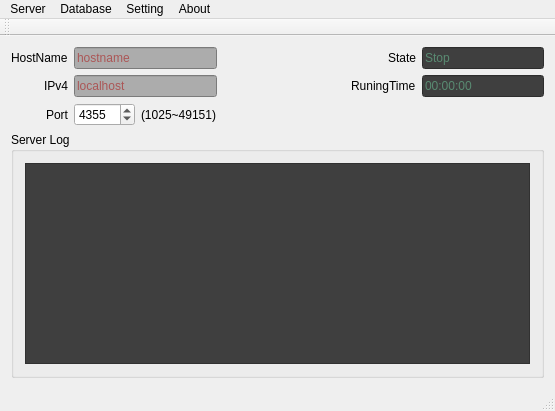
<?xml version="1.0" encoding="UTF-8"?>
<ui version="4.0">
 <class>MainWindow</class>
 <widget class="QMainWindow" name="MainWindow">
  <property name="geometry">
   <rect>
    <x>0</x>
    <y>0</y>
    <width>555</width>
    <height>411</height>
   </rect>
  </property>
  <property name="windowTitle">
   <string>MainWindow</string>
  </property>
  <property name="styleSheet">
   <string notr="true">font: 75 11pt &quot;Arial&quot;;</string>
  </property>
  <widget class="QWidget" name="centralWidget">
   <layout class="QGridLayout" name="gridLayout">
    <item row="0" column="0">
     <widget class="QLabel" name="labelHostname">
      <property name="text">
       <string>HostName</string>
      </property>
     </widget>
    </item>
    <item row="0" column="1" colspan="2">
     <widget class="QLineEdit" name="lineEditHostname">
      <property name="styleSheet">
       <string notr="true">background-color: rgb(172, 172, 172);
color: rgb(170, 0, 0);</string>
      </property>
      <property name="readOnly">
       <bool>true</bool>
      </property>
      <property name="placeholderText">
       <string>hostname</string>
      </property>
     </widget>
    </item>
    <item row="0" column="3">
     <spacer name="horizontalSpacer_4">
      <property name="orientation">
       <enum>Qt::Horizontal</enum>
      </property>
      <property name="sizeHint" stdset="0">
       <size>
        <width>73</width>
        <height>13</height>
       </size>
      </property>
     </spacer>
    </item>
    <item row="0" column="4">
     <widget class="QLabel" name="labelState">
      <property name="text">
       <string>State</string>
      </property>
      <property name="alignment">
       <set>Qt::AlignRight|Qt::AlignTrailing|Qt::AlignVCenter</set>
      </property>
     </widget>
    </item>
    <item row="0" column="5">
     <widget class="QLineEdit" name="lineEditState">
      <property name="acceptDrops">
       <bool>true</bool>
      </property>
      <property name="styleSheet">
       <string notr="true">background-color: #3F3F3F;
color: #72D5A3;</string>
      </property>
      <property name="text">
       <string/>
      </property>
      <property name="readOnly">
       <bool>true</bool>
      </property>
      <property name="placeholderText">
       <string>Stop</string>
      </property>
      <property name="cursorMoveStyle">
       <enum>Qt::LogicalMoveStyle</enum>
      </property>
      <property name="clearButtonEnabled">
       <bool>false</bool>
      </property>
     </widget>
    </item>
    <item row="1" column="0">
     <widget class="QLabel" name="labelIPv4">
      <property name="text">
       <string>IPv4</string>
      </property>
      <property name="alignment">
       <set>Qt::AlignRight|Qt::AlignTrailing|Qt::AlignVCenter</set>
      </property>
     </widget>
    </item>
    <item row="1" column="1" colspan="2">
     <widget class="QLineEdit" name="lineEditIPv4">
      <property name="styleSheet">
       <string notr="true">background-color: rgb(172, 172, 172);
color: rgb(170, 0, 0);</string>
      </property>
      <property name="readOnly">
       <bool>true</bool>
      </property>
      <property name="placeholderText">
       <string>localhost</string>
      </property>
     </widget>
    </item>
    <item row="1" column="3">
     <spacer name="horizontalSpacer_3">
      <property name="orientation">
       <enum>Qt::Horizontal</enum>
      </property>
      <property name="sizeHint" stdset="0">
       <size>
        <width>73</width>
        <height>17</height>
       </size>
      </property>
     </spacer>
    </item>
    <item row="1" column="4">
     <widget class="QLabel" name="labelRunningTime">
      <property name="text">
       <string>RuningTime</string>
      </property>
     </widget>
    </item>
    <item row="1" column="5">
     <widget class="QLineEdit" name="lineEditRunningTime">
      <property name="mouseTracking">
       <bool>true</bool>
      </property>
      <property name="acceptDrops">
       <bool>true</bool>
      </property>
      <property name="styleSheet">
       <string notr="true">background-color: #3F3F3F;
color: #72D5A3;</string>
      </property>
      <property name="text">
       <string/>
      </property>
      <property name="readOnly">
       <bool>true</bool>
      </property>
      <property name="placeholderText">
       <string>00:00:00</string>
      </property>
      <property name="cursorMoveStyle">
       <enum>Qt::VisualMoveStyle</enum>
      </property>
      <property name="clearButtonEnabled">
       <bool>false</bool>
      </property>
     </widget>
    </item>
    <item row="2" column="0">
     <widget class="QLabel" name="labelPort">
      <property name="text">
       <string>Port</string>
      </property>
      <property name="alignment">
       <set>Qt::AlignRight|Qt::AlignTrailing|Qt::AlignVCenter</set>
      </property>
     </widget>
    </item>
    <item row="2" column="1">
     <widget class="QSpinBox" name="spinBoxPort">
      <property name="styleSheet">
       <string notr="true"/>
      </property>
      <property name="buttonSymbols">
       <enum>QAbstractSpinBox::UpDownArrows</enum>
      </property>
      <property name="suffix">
       <string/>
      </property>
      <property name="minimum">
       <number>1025</number>
      </property>
      <property name="maximum">
       <number>49151</number>
      </property>
      <property name="value">
       <number>4355</number>
      </property>
     </widget>
    </item>
    <item row="2" column="2">
     <widget class="QLabel" name="labelPortRange">
      <property name="text">
       <string>(1025~49151)</string>
      </property>
     </widget>
    </item>
    <item row="3" column="0" colspan="6">
     <widget class="QGroupBox" name="groupBox">
      <property name="title">
       <string>Server Log</string>
      </property>
      <layout class="QGridLayout" name="gridLayout_2">
       <item row="0" column="0">
        <widget class="QTextEdit" name="textEditLog">
         <property name="styleSheet">
          <string notr="true">background-color: rgb(63, 63, 63);
color: rgb(148, 191, 243);</string>
         </property>
         <property name="documentTitle">
          <string/>
         </property>
         <property name="lineWrapMode">
          <enum>QTextEdit::NoWrap</enum>
         </property>
         <property name="readOnly">
          <bool>true</bool>
         </property>
        </widget>
       </item>
      </layout>
     </widget>
    </item>
   </layout>
  </widget>
  <widget class="QMenuBar" name="menuBar">
   <property name="geometry">
    <rect>
     <x>0</x>
     <y>0</y>
     <width>555</width>
     <height>22</height>
    </rect>
   </property>
   <widget class="QMenu" name="menuServer">
    <property name="title">
     <string>Server</string>
    </property>
    <addaction name="actionStartOrStop"/>
    <addaction name="separator"/>
    <addaction name="actionQuit"/>
   </widget>
   <widget class="QMenu" name="menuDatabase">
    <property name="title">
     <string>Database</string>
    </property>
    <addaction name="actionSQL"/>
    <addaction name="separator"/>
    <addaction name="actionConfigure"/>
   </widget>
   <widget class="QMenu" name="menuSetting">
    <property name="title">
     <string>Setting</string>
    </property>
    <addaction name="actionPreferences"/>
   </widget>
   <widget class="QMenu" name="menuAbout">
    <property name="title">
     <string>About</string>
    </property>
    <addaction name="actionAboutQt"/>
    <addaction name="actionAbout"/>
    <addaction name="separator"/>
    <addaction name="actionHelp"/>
   </widget>
   <addaction name="menuServer"/>
   <addaction name="menuDatabase"/>
   <addaction name="menuSetting"/>
   <addaction name="menuAbout"/>
  </widget>
  <widget class="QToolBar" name="mainToolBar">
   <attribute name="toolBarArea">
    <enum>TopToolBarArea</enum>
   </attribute>
   <attribute name="toolBarBreak">
    <bool>false</bool>
   </attribute>
  </widget>
  <widget class="QStatusBar" name="statusBar"/>
  <action name="actionStartOrStop">
   <property name="text">
    <string>Start</string>
   </property>
  </action>
  <action name="actionQuit">
   <property name="text">
    <string>Quit</string>
   </property>
  </action>
  <action name="actionAboutQt">
   <property name="text">
    <string>AboutQt</string>
   </property>
  </action>
  <action name="actionAbout">
   <property name="text">
    <string>About</string>
   </property>
  </action>
  <action name="actionHelp">
   <property name="text">
    <string>Help</string>
   </property>
  </action>
  <action name="actionSQL">
   <property name="text">
    <string>SQL</string>
   </property>
  </action>
  <action name="actionConfigure">
   <property name="text">
    <string>Configure</string>
   </property>
   <property name="toolTip">
    <string>Configure Database</string>
   </property>
  </action>
  <action name="actionPreferences">
   <property name="text">
    <string>Preferences</string>
   </property>
  </action>
 </widget>
 <layoutdefault spacing="6" margin="11"/>
 <resources/>
 <connections>
  <connection>
   <sender>actionQuit</sender>
   <signal>triggered()</signal>
   <receiver>MainWindow</receiver>
   <slot>close()</slot>
   <hints>
    <hint type="sourcelabel">
     <x>-1</x>
     <y>-1</y>
    </hint>
    <hint type="destinationlabel">
     <x>277</x>
     <y>205</y>
    </hint>
   </hints>
  </connection>
 </connections>
</ui>
